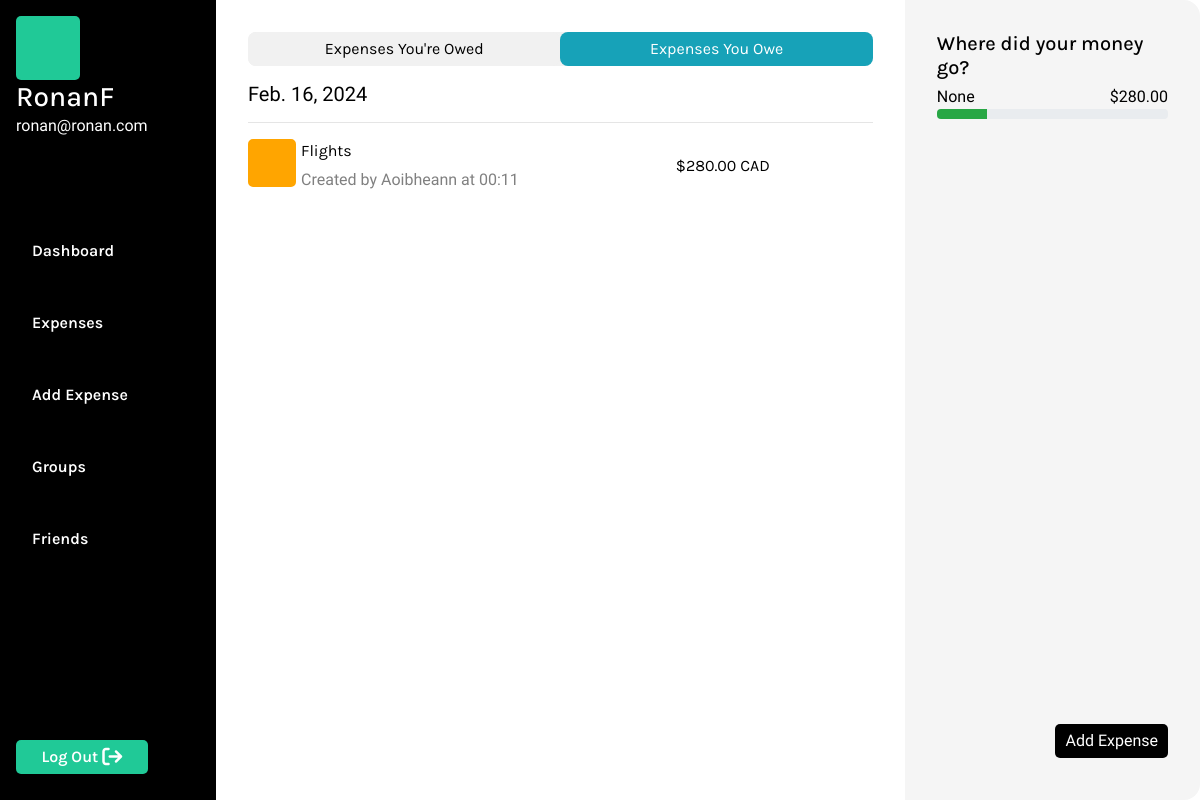
Screenshot of /owing (signed in) with the database file from the repository.
### MainApp/models.py (models this page shows, shortened)
class User(AbstractUser):
    pass

class Owing(models.Model):
    expense = models.ForeignKey(Expense, on_delete=models.CASCADE, related_name="sub_expenses")
    user = models.ForeignKey(User, on_delete=models.CASCADE, related_name="amounts_owed")
    amount = models.DecimalField(max_digits=10, decimal_places=2)
    paid = models.BooleanField(default=False)
    remaining_balance = models.DecimalField(max_digits=10, decimal_places=2, default=0.00)

class Expense(models.Model):
    CURRENCY_CHOICES = [
        ('CAD', 'CAD - Canadian Dollar'),
        ('GBP', 'GBP - British Pound Sterling'),
        ('AUD', 'AUD - Australian Dollar'),
        ('EUR', 'EUR - Euro'),
        ('USD', 'USD - United States Dollar'),
    ]
    amount = models.DecimalField(max_digits=10, decimal_places=2)
    remaining_balance = models.DecimalField(max_digits=10, decimal_places=2, default=0.00)
    description = models.CharField(max_length=100)
    date_added = models.DateTimeField(auto_now_add=True)
    payment_group = models.ForeignKey(PaymentGroup, on_delete=models.CASCADE, related_name="expenses",  null=True, blank=True)
    created_by_user = models.ForeignKey(User, on_delete=models.CASCADE, related_name="created_expenses")
    currency = models.CharField(max_length=3, choices=CURRENCY_CHOICES)
    paid = models.BooleanField(default=False)

### MainApp/views.py (the view)
# urls.py: path('owing', views.owing, name ="owing"),
@login_required
def owing(request):
    user = request.user
    if "owing" not in request.session:
        request.session["owing"] = []
    owing_objects = Owing.objects.filter(user=user, paid=False).order_by('-expense__date_added')
    expenses_by_date = {}
    for owing_obj in owing_objects:
        date_added = owing_obj.expense.date_added.date()
        if date_added not in expenses_by_date:
            expenses_by_date[date_added] = []
        expenses_by_date[date_added].append(owing_obj)
    expenses_by_date = dict(sorted(expenses_by_date.items(), key=lambda x: x[0], reverse=True))
    today = timezone.now().date()
    owe_sum = Owing.objects.filter(user=user).aggregate(total_remaining_balance=Sum('remaining_balance'))
    total_remaining_balance = owe_sum['total_remaining_balance'] or 0
    groups = Owing.objects.filter(user=user, paid=False).exclude(expense__created_by_user=user).values('expense__payment_group__group_name').annotate(total_owed=Sum('amount'))
    for group in groups:
        group['percentage'] = (group['total_owed'] / total_remaining_balance) * 100 if total_remaining_balance != 0 else 0
    return render(request, "MainApp/owing.html", {
        "expenses_by_date": expenses_by_date,
        "today": today,
        "owing": Owing.objects.filter(user=user, paid=False).order_by('-expense__date_added'),
        "groups": groups,
        "total_owed": total_remaining_balance,
    })

### MainApp/templates/MainApp/owing.html
{% extends "MainApp/layout.html" %}
{% block body %}
    <div class="section-container">
        <div id="owe-section">
            <div id="owe-section-1">
                <div class="expenseTypeBtns">
                    <button class="oweExpensesBtn"><a href="{% url 'expenses' %}">Expenses You're Owed</a></button>
                    <button class="owedExpensesBtn">Expenses You Owe</button>
                </div>
                <div id="owing-container">
                    {% for date, expenses in expenses_by_date.items %}
                        <h5 class="date-header">
                            {% if date == today %}
                                Today
                            {% else %}
                                {{ date }}
                            {% endif %}
                        </h5>
                        <hr>
                        <ul class="owing-list">
                            {% for owed in expenses %}
                                <li class="owing-item">
                                    <div class="owing-item-part-1">
                                        <p class="owing-icon"></p>
                                        <div class="owing-summary">
                                            <a class="owing-header" href="{% url 'individual_expense' owed.expense.id %}">
                                                {{ owed.expense.description }}
                                            </a>
                                            <div class="owing-sub-header">
                                                <p>Created by {{ owed.expense.created_by_user.username }} at {{ owed.expense.date_added|time:"H:i" }}</p>
                                            </div>
                                        </div>
                                    </div>
                                    <p class="owing-amount">${{ owed.remaining_balance|floatformat:2 }} {{ owed.expense.currency }}</p>
                                </li>
                            {% endfor %}
                        </ul>
                    {% endfor %}
                </div>
            </div>
            <div id="owe-section-2">
                <div>
                    <h5 class="progress-header">Where did your money go?</h5>
                    <div class="owed-to-bars">
                        {% for group in groups %}
                            <div class="progress-bar-container">
                                <div class="progess-bar-headers">
                                    <p class="progress-title">{{ group.expense__payment_group__group_name }}</p>
                                    <p class="progress-amount">${{ group.total_owed|floatformat:2 }}</p>
                                </div>
                                <div class="progress" style="height: 10px;">
                                    <div class="progress-bar bg-success" role="progressbar" style="width: {{ group.percentage }}%" aria-valuenow="{{ group.percentage }}" aria-valuemin="0" aria-valuemax="100"></div>
                                </div>
                            </div>
                        {% endfor %}
                    </div>
                </div>
                <div class="owe-section-buttons">
                    <button class="add-expense-button"><a class="add-expense-link" href="{% url 'add_expense' %}">Add Expense</a></button>
                </div>
            </div>
        </div>
    </div>
{% endblock%}

### MainApp/templates/MainApp/layout.html (shortened to what this page needs)
{% load static %}
<!DOCTYPE html>
<html lang="en">
    <head>
        <link rel="stylesheet" href="https://cdn.jsdelivr.net/npm/bootstrap@4.3.1/dist/css/bootstrap.min.css">
        <link href="{% static 'MainApp/styles.css' %}" rel="stylesheet">
    </head>
    <body class="main">
        {% if user.is_authenticated %}
            <div id="nav-section">
                <div id="nav-container">
                    <div id="logged-in-status">
                        <div id="userProfileImg"></div>
                        {% if user.is_authenticated %}
                            <h3>{{ user.username }}</h3>
                        {% else %}
                            Not signed in.
                        {% endif %}
                        <p>{{ user.email }}</p>
                    </div>
                    <ul id="nav">
                        {% if user.is_authenticated %}
                            <li class="nav-item">
                                <a class="nav-link" href="{% url 'index' %}">Dashboard</a>
                            </li>
                            <li class="nav-item">
                                <a class="nav-link" href="{% url 'expenses' %}">Expenses</a>
                            </li>
                            <li class="nav-item">
                                <a class="nav-link" href="{% url 'add_expense' %}">Add Expense</a>
                            </li>
                            <li class="nav-item">
                                <a class="nav-link" href="{% url 'groups' %}">Groups</a>
                            </li>
                            <li class="nav-item">
                                <a class="nav-link" href="{% url 'add_friend' %}">Friends</a>
                            </li>
                        {% endif %}
                    </ul>
                    <div id="logout">
                        {% if user.is_authenticated %}
                            <button class="logoutBtn">
                                <a class="logoutLink" href="{% url 'logout' %}">Log Out</a>
                                <i class="fa-solid fa-arrow-right-from-bracket fa-lg" style="color: #ffffff;"></i>
                            </button>
                        {% endif %}
                    </div>
                </div>
            </div>
        {% endif %}
        {% block body %}
        {% endblock %}
    </body>
</html>

### MainApp/static/MainApp/styles.css (style rules this page uses)
:root { --background-color: #5CDB95; --accent-color: black; --text-color: white; --secondary-color: #379683; --light-green: #8EE4AF; --background-grey: #F5F5F5; --dashboard-background: #F1F1F1; --btn-color: #20c997; --secondary-color: #379683; --light-green: #8EE4AF; --warning-color: #dc3545; --secondary-font: 'Inconsolata', monospace; --primary-font: 'Karla', sans-serif; --xbold: 900; --bold: 600; --light: 300; --xlarge: 72px; --large: 48px; --medium: 24px; --small: 16px; --xsmall: 12px; }
.main { padding: 0; margin: 0; background-color: var(--accent-color); font-family: var(--secondary-font); color: var(--accent-color); display: flex; justify-content: space-between; align-content: center; }
#nav-section { width: 18vw; display: grid; height: 100vh; }
#nav-container { display: grid; justify-content: start; align-items: start; color: var(--accent-color); font-family: var(--secondary-font); padding: 0; margin: 1rem; background-color: var(--accent-color); width: 18vw; }
#logged-in-status { color: var(--text-color); }
#logged-in-status h3 { margin: 0; padding: 0; font-family: var(--primary-font); }
#userProfileImg { height: 4rem; width: 4rem; background-color: #20c997; border-radius: 5px; }
#nav { background-color: var(--accent-color); list-style: none; display: grid; justify-content: start; align-content: center; padding: 0; margin: 0; background-color: var(--accent-color); }
.nav-item { padding: 1rem 0 1rem 0; margin: 0; }
.nav-link { text-decoration: none; color: var(--text-color); font-size: var(--small); font-weight: var(--bold); font-family: var(--primary-font); }
#logout { align-self: end; }
.logoutBtn { background-color: var(--btn-color); border: none; border-radius: 5px; padding: 5px 15px 5px 15px; margin: 10px 0 10px 0; width: 100%; }
.logoutLink { text-decoration: none; color: var(--text-color); font-size: var(--small); font-weight: var(--bold); font-family: var(--primary-font); }
.section-container { padding: 0; margin: 0; display: grid; background-color: var(--text-color); height: 100vh; width: 82vw; align-self: center; }
button { border: none; padding: 5px 10px 5px 10px; }
a { text-decoration: none; color: black; }
h1, h2, h3, h4, h5, h6, p { margin: 0; padding: 0; }
.add-expense-button { background-color: var(--accent-color); border: none; border-radius: 5px; padding: 5px 10px 5px 10px; margin: 10px 0 10px 0; }
.add-expense-link { text-decoration: none; color: var(--text-color); }
.expenseTypeBtns { display: flex; width: 100%; margin-bottom: 1rem; border-radius: 8px; background-color: var(--dashboard-background); }
.owedExpensesBtn, .oweExpensesBtn { width: 50%; border-radius: 8px; font-family: var(--primary-font); }
.owedExpensesBtn { color: white; background-color: #17a2b8; }
.oweExpensesBtn { background-color: var(--dashboard-background); }
#owe-section { display: flex; border-radius: 1rem; width: 82vw; }
#owe-section-1 { padding: 2rem; width: 70%; }
#owing-container { padding: 0; margin: 0; height: 85vh; overflow-y: auto; }
.owing-list { list-style: none; display: grid; margin: 0; padding: 0; }
.owing-item { display: flex; width: 83.5%; align-items: center; justify-content: space-between; margin: 0 0 10px 0; }
.owing-item-part-1 { display: flex; align-items: center; }
.date-header { padding: 0; margin: 0; }
.owing-icon { padding: 0; margin: 0 5px 0 0; height: 3rem; width: 3rem; border: 2px solid orange; background-color: orange; border-radius: 5px; align-self: stretch; display: flex; justify-content: center; align-items: center; color: white; font-family: var(--primary-font); }
.owing-summary { display: grid; }
.owing-header { font-family: var(--primary-font); text-decoration: none; margin: 0; padding: 0 0 5px 0; color: var(--accent-color); }
.owing-sub-header { display: grid; color: grey; }
.owing-sub-header p { padding: 0; margin: 0; }
.owing-amount { font-family: var(--primary-font); }
#owe-section-2 { width:30%; padding: 2rem; margin: 0; background-color: var(--background-grey); border-radius: 0 1rem 1rem 0; display: flex; flex-direction: column; justify-content: space-between; height: 100vh; }
.progress-bar-container { margin: 5px 0 15px 0; }
.progess-bar-headers { display: flex; justify-content: space-between; }
.progress-header { padding: 0; margin: 0; font-family: var(--primary-font); }
.progress-title, .progress-amount { padding: 0; margin: 0; }
.owe-section-buttons { align-self: flex-end; }

### rows the page displays
User: username "RonanF", email "ronan@ronan.com"
Owing: date "Feb. 16, 2024", expense.description "Flights", expense.created_by_user.username "Aoibheann", expense.date_added "00:11", remaining_balance "280.00", expense.currency "CAD"

### other values shown
{{ group.expense__payment_group__group_name }} "None"
{{ group.total_owed|floatformat:2 }} "280.00"
